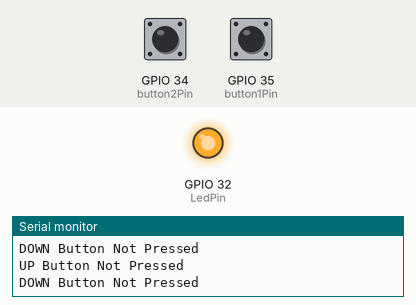
Bench run of a sketch on a simulated ESP32. Parts: output pins drawn as LEDs (lit = HIGH), the last lines printed to the serial monitor. Inputs (shaded band) come from the test bench; at power-on: GPIO 35 (button1Pin) LOW, GPIO 34 (button2Pin) LOW.

Above: at 1.4 s.
1.5 s: GPIO 35 (button1Pin) pulled HIGH for 0.35 s
At 1.9 s:
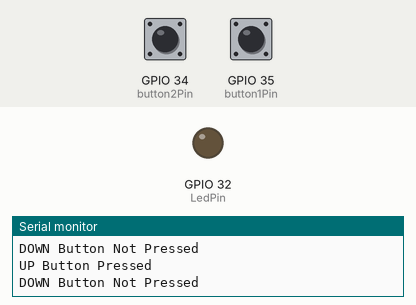
5.4 s: GPIO 35 (button1Pin) pulled HIGH for 3.2 s
At 9.0 s:
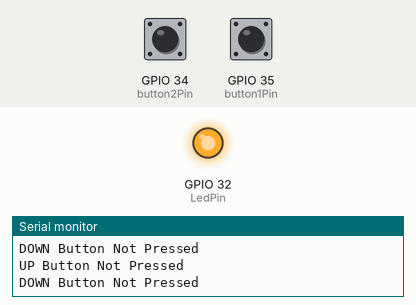
Timing chart, 0 to 10.5 s (numbered marks = the images above; inputs shaded):
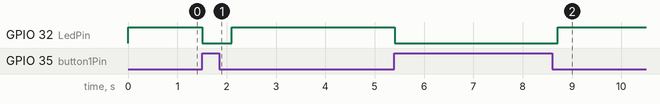

Measured:
- after the input at 1.5 s, GPIO 32 (LedPin): HIGH → LOW at once, → HIGH 0.60 s later
- after the input at 5.4 s, GPIO 32 (LedPin): HIGH → LOW at once, → HIGH 3.3 s later

The sketch:

2_Buttons_plus_LED.ino
```cpp
#define button1Pin 35
#define button2Pin 34
#define LedPin 32

int button1State = 0;
int button2State = 0;

void setup() {
  Serial.begin(115200);

  pinMode(button1Pin, INPUT);
  pinMode(button2Pin, INPUT);
  pinMode(LedPin, OUTPUT);
}

void loop() {

  button1State = digitalRead(button1Pin);
  button2State = digitalRead(button2Pin);

  if (button1State == HIGH) {
    digitalWrite(LedPin, LOW);
    Serial.println("UP Button Pressed");
  } else {
    digitalWrite(LedPin, HIGH);
    Serial.println("UP Button Not Pressed");
  }

  if (button2State == HIGH) {
    Serial.println("DOWN Button Pressed");
  } else {
    Serial.println("DOWN Button Not Pressed");
  }
  Serial.println();
  delay(300);

}
```
